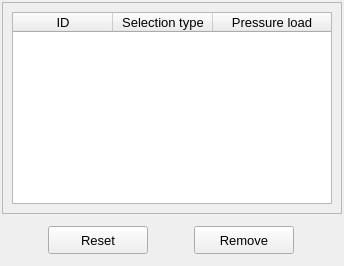
           <widget class="QWidget" name="tab_remove">
            <attribute name="title">
             <string>Remove</string>
            </attribute>
            <layout class="QGridLayout" name="gridLayout_9">
             <property name="leftMargin">
              <number>2</number>
             </property>
             <property name="topMargin">
              <number>2</number>
             </property>
             <property name="rightMargin">
              <number>2</number>
             </property>
             <property name="bottomMargin">
              <number>2</number>
             </property>
             <property name="spacing">
              <number>2</number>
             </property>
             <item row="0" column="0">
              <widget class="QFrame" name="frame_5">
               <property name="frameShape">
                <enum>QFrame::StyledPanel</enum>
               </property>
               <property name="frameShadow">
                <enum>QFrame::Raised</enum>
               </property>
               <layout class="QGridLayout" name="gridLayout_2">
                <item row="0" column="0">
                 <widget class="QTreeWidget" name="treeWidget_normal_pressure_loads">
                  <property name="minimumSize">
                   <size>
                    <width>320</width>
                    <height>0</height>
                   </size>
                  </property>
                  <property name="maximumSize">
                   <size>
                    <width>380</width>
                    <height>200</height>
                   </size>
                  </property>
                  <property name="font">
                   <font>
                    <family>MS Shell Dlg 2</family>
                    <pointsize>10</pointsize>
                    <italic>false</italic>
                   </font>
                  </property>
                  <property name="toolTip">
                   <string>Select a node to remove the attributed boundary condition.</string>
                  </property>
                  <property name="indentation">
                   <number>1</number>
                  </property>
                  <property name="headerHidden">
                   <bool>false</bool>
                  </property>
                  <attribute name="headerHighlightSections">
                   <bool>false</bool>
                  </attribute>
                  <attribute name="headerShowSortIndicator" stdset="0">
                   <bool>false</bool>
                  </attribute>
                  <attribute name="headerStretchLastSection">
                   <bool>true</bool>
                  </attribute>
                  <column>
                   <property name="text">
                    <string>ID</string>
                   </property>
                   <property name="textAlignment">
                    <set>AlignCenter</set>
                   </property>
                  </column>
                  <column>
                   <property name="text">
                    <string>Selection type</string>
                   </property>
                   <property name="textAlignment">
                    <set>AlignCenter</set>
                   </property>
                  </column>
                  <column>
                   <property name="text">
                    <string>Pressure load</string>
                   </property>
                   <property name="textAlignment">
                    <set>AlignCenter</set>
                   </property>
                  </column>
                 </widget>
                </item>
               </layout>
              </widget>
             </item>
             <item row="1" column="0">
              <widget class="QFrame" name="frame_3">
               <property name="minimumSize">
                <size>
                 <width>320</width>
                 <height>48</height>
                </size>
               </property>
               <property name="maximumSize">
                <size>
                 <width>16777215</width>
                 <height>48</height>
                </size>
               </property>
               <property name="frameShape">
                <enum>QFrame::NoFrame</enum>
               </property>
               <property name="frameShadow">
                <enum>QFrame::Raised</enum>
               </property>
               <layout class="QGridLayout" name="gridLayout_8">
                <property name="leftMargin">
                 <number>4</number>
                </property>
                <property name="topMargin">
                 <number>4</number>
                </property>
                <property name="rightMargin">
                 <number>4</number>
                </property>
                <property name="bottomMargin">
                 <number>4</number>
                </property>
                <property name="spacing">
                 <number>4</number>
                </property>
                <item row="0" column="0">
                 <widget class="QPushButton" name="pushButton_reset">
                  <property name="minimumSize">
                   <size>
                    <width>100</width>
                    <height>28</height>
                   </size>
                  </property>
                  <property name="maximumSize">
                   <size>
                    <width>100</width>
                    <height>28</height>
                   </size>
                  </property>
                  <property name="font">
                   <font>
                    <family>MS Shell Dlg 2</family>
                    <pointsize>10</pointsize>
                    <weight>50</weight>
                    <italic>false</italic>
                    <bold>false</bold>
                   </font>
                  </property>
                  <property name="styleSheet">
                   <string notr="true"/>
                  </property>
                  <property name="text">
                   <string>Reset</string>
                  </property>
                 </widget>
                </item>
                <item row="0" column="1">
                 <widget class="QPushButton" name="pushButton_remove">
                  <property name="minimumSize">
                   <size>
                    <width>100</width>
                    <height>28</height>
                   </size>
                  </property>
                  <property name="maximumSize">
                   <size>
                    <width>100</width>
                    <height>28</height>
                   </size>
                  </property>
                  <property name="font">
                   <font>
                    <family>MS Shell Dlg 2</family>
                    <pointsize>10</pointsize>
                    <weight>50</weight>
                    <italic>false</italic>
                    <bold>false</bold>
                   </font>
                  </property>
                  <property name="styleSheet">
                   <string notr="true"/>
                  </property>
                  <property name="text">
                   <string>Remove</string>
                  </property>
                 </widget>
                </item>
               </layout>
              </widget>
             </item>
            </layout>
           </widget>
